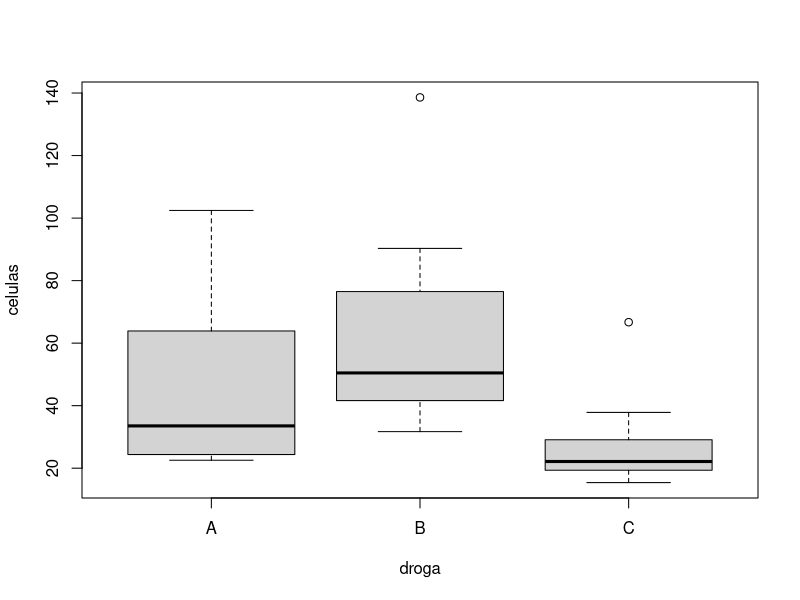

The R source for this figure:
## ---- chunk 1
knitr::opts_chunk$set(echo = TRUE)
## ---- chunk 2
alprim = 0.05/3
alprim
## ---- chunk 3
droga = c('A','A','A','A','A','A','A','A','A','A','A','A',
          'B','B','B','B','B','B','B','B','B','B','B','B',
          'C','C','C','C','C','C','C','C','C','C','C','C')
droga = factor(droga)
celulas = c(24.15,24.6,25.1,22.55,22.62,26.85,40.2,63.2,79.6,59.1,64.6,102.45,
            36.3,44.1,39.15,49.9,50.35,50.6,31.7,69.25,138.6,72.95,80.05,90.3,
            19.35,21.9,31.1,15.4,18.3,27.1,22.15,22.15,22.75,66.7,19.35,37.85)
datos = data.frame(droga,celulas)
show(datos)
## ---- chunk 4
pairwise.t.test(celulas,droga,p.adj="bonf")
## ---- chunk 5
model <- aov(celulas~droga, data=datos)
TukeyHSD(model, conf.level=.95)
## ---- chunk 6
plot(datos)
